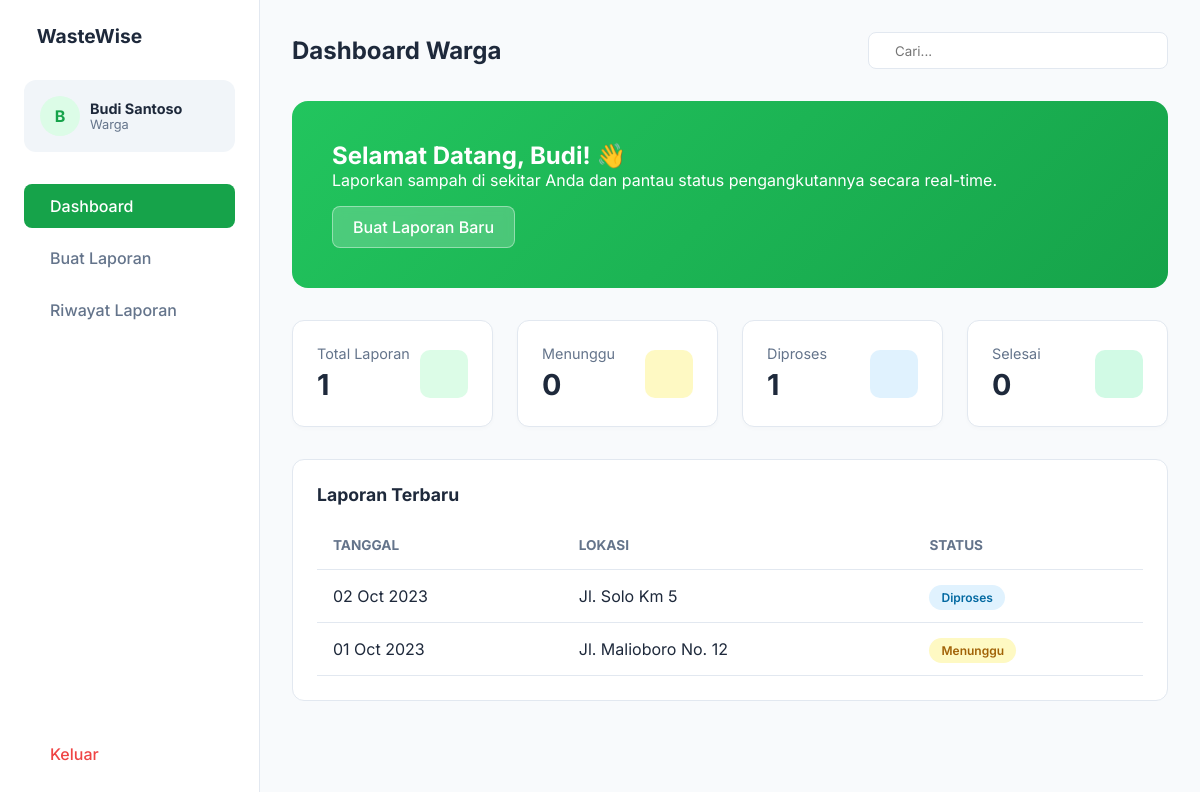
The page /warga.php (signed in) on the database its author committed.
### tables this page shows
CREATE TABLE `reports` (
  `id` int(11) NOT NULL,
  `user_id` int(11) NOT NULL,
  `category` varchar(50) NOT NULL DEFAULT 'Lainnya',
  `weight` decimal(10,2) DEFAULT 0.00,
  `location` varchar(255) NOT NULL,
  `latitude` varchar(50) DEFAULT NULL,
  `longitude` varchar(50) DEFAULT NULL,
  `description` text NOT NULL,
  `image` varchar(255) DEFAULT NULL,
  `status` enum('Menunggu','Diproses','Selesai') NOT NULL DEFAULT 'Menunggu',
  `created_at` timestamp NOT NULL DEFAULT current_timestamp()
);

### warga.php (the view, shortened to what this page needs)
<?php
require 'db.php';
$uid = $_SESSION['user_id'];
$full_name = $_SESSION['full_name'];
$stats = ['total' => 0, 'pending' => 0, 'process' => 0, 'done' => 0];
$count_query = mysqli_query($conn, "SELECT status, COUNT(*) as jumlah FROM reports WHERE user_id = '$uid' GROUP BY status");
while($row = mysqli_fetch_assoc($count_query)) {
    if($row['status'] == 'Pending') $stats['pending'] = $row['jumlah'];
    elseif($row['status'] == 'Diproses') $stats['process'] = $row['jumlah'];
    elseif($row['status'] == 'Selesai') $stats['done'] = $row['jumlah'];
}
$stats['total'] = $stats['pending'] + $stats['process'] + $stats['done'];
$page = isset($_GET['page']) ? $_GET['page'] : 'dashboard';
?>
<!DOCTYPE html>
<html lang="id">
<head>
    <link rel="stylesheet" href="https://unpkg.com/leaflet@1.9.4/dist/leaflet.css" />
</head>
<body>
    <aside class="sidebar">
        <a href="#" class="brand">
            <span>WasteWise</span>
        </a>
        <div class="user-profile">
            <div class="avatar"><?= strtoupper(substr($full_name, 0, 1)) ?></div>
            <div>
                <h4 style="font-size:0.9rem;"><?= htmlspecialchars($full_name) ?></h4>
                <p style="font-size:0.8rem; color:var(--text-gray);">Warga</p>
            </div>
        </div>
        <ul class="nav-menu">
            <li><a href="warga.php" class="nav-link <?= ($page=='dashboard')?'active':'' ?>"> Dashboard</a></li>
            <li><a href="?page=buat" class="nav-link <?= ($page=='buat')?'active':'' ?>"> Buat Laporan</a></li>
            <li><a href="?page=riwayat" class="nav-link <?= ($page=='riwayat')?'active':'' ?>"> Riwayat Laporan</a></li>
            <li class="logout-link"><a href="logout.php" class="nav-link" style="color:inherit;"> Keluar</a></li>
        </ul>
    </aside>
    <main class="main-content">
        <header class="top-header">
            <h2 class="page-title">
                <?php
                    if($page=='dashboard') echo 'Dashboard Warga';
                    elseif($page=='buat') echo 'Buat Laporan Baru';
                    elseif($page=='riwayat') echo 'Riwayat Laporan';
                ?>
            </h2>
            <div class="search-box">
                <input type="text" placeholder="Cari...">
            </div>
        </header>
        <?php if ($page == 'buat'): ?>
        <form method="POST" enctype="multipart/form-data">
            <div class="report-grid">
                <div class="left-col">
                    <div class="card-form">
                        <div class="card-header">
                            <h3><i class="ph-bold ph-map-pin" style="color:var(--primary);"></i> Lokasi Sampah</h3>
                            <button type="button" class="btn-gps" onclick="getLocation()"><i
                                    class="ph-bold ph-crosshair"></i> Gunakan GPS</button>
                        </div>
                        <div class="card-body">
                            <div id="map"></div>
                            <input type="hidden" name="latitude" id="lat">
                            <input type="hidden" name="longitude" id="lng">
                            <label style="font-weight:600; font-size:0.9rem;">Alamat Terdeteksi</label>
                            <input type="text" name="location_text" id="location_text" class="form-control"
                                placeholder="Klik peta..." readonly required
                                style="background:#f9f9f9; margin-top:5px;">
                            <div style="display: flex; gap: 15px;">
                                <div style="flex: 1;">
                                    <label style="font-weight:600; font-size:0.9rem;">Jenis Sampah</label>
                                    <select name="category" class="form-control" style="margin-top:5px;">
                                        <option value="Organik">🌿 Organik</option>
                                        <option value="Anorganik">♻️ Anorganik</option>
                                        <option value="B3">☣️ B3</option>
                                        <option value="Lainnya">🗑️ Lainnya</option>
                                    </select>
                                </div>
                                <div style="flex: 1;">
                                    <label style="font-weight:600; font-size:0.9rem;">Berat Perkiraan (Kg)</label>
                                    <input type="number" name="weight" class="form-control" placeholder="0.0" step="0.1"
                                        min="0" required style="margin-top:5px;">
                                </div>
                            </div>
                            <label style="font-weight:600; font-size:0.9rem;">Deskripsi</label>
                            <textarea name="description" class="form-control" rows="3" placeholder="Kondisi sampah..."
                                required style="margin-top:5px;"></textarea>
                        </div>
                    </div>
                </div>
                <div class="right-col">
                    <div class="card-form">
                        <div class="card-header">
                            <h3><i class="ph-bold ph-camera"></i> Foto Bukti</h3>
                        </div>
                        <div class="card-body">
                            <div class="upload-area">
                                <input type="file" name="foto" class="file-input" accept="image/*"
                                    onchange="previewImage(this)"
                                    style="position:absolute; width:100%; height:100%; top:0; left:0; opacity:0; cursor:pointer;">
                                <div id="upload-placeholder">
                                    <i class="ph-bold ph-image" style="font-size:2rem; color:#cbd5e1;"></i>
                                    <p style="font-size:0.85rem; color:var(--text-gray);">Klik untuk upload</p>
                                </div>
                                <img id="image-preview" style="width:100%; border-radius:8px; display:none;">
                            </div>
                            <button type="submit" name="submit_laporan" class="btn-submit">Kirim Laporan</button>
                        </div>
                    </div>
                </div>
            </div>
        </form>
        <?php else: ?>
        <div class="welcome-banner">
            <div class="welcome-text">
                <h2>Selamat Datang, <?= htmlspecialchars(explode(' ', $full_name)[0]) ?>! 👋</h2>
                <p>Laporkan sampah di sekitar Anda dan pantau status pengangkutannya secara real-time.</p>
                <a href="?page=buat" class="btn-banner"><i class="ph-bold ph-plus"></i> Buat Laporan Baru</a>
            </div>
        </div>
        <div class="stats-grid">
            <div class="stat-card">
                <div class="stat-info">
                    <p>Total Laporan</p>
                    <h3><?= $stats['total'] ?></h3>
                </div>
                <div class="stat-icon icon-total"><i class="ph-fill ph-file-text"></i></div>
            </div>
            <div class="stat-card">
                <div class="stat-info">
                    <p>Menunggu</p>
                    <h3><?= $stats['pending'] ?></h3>
                </div>
                <div class="stat-icon icon-wait"><i class="ph-fill ph-clock"></i></div>
            </div>
            <div class="stat-card">
                <div class="stat-info">
                    <p>Diproses</p>
                    <h3><?= $stats['process'] ?></h3>
                </div>
                <div class="stat-icon icon-process"><i class="ph-fill ph-truck"></i></div>
            </div>
            <div class="stat-card">
                <div class="stat-info">
                    <p>Selesai</p>
                    <h3><?= $stats['done'] ?></h3>
                </div>
                <div class="stat-icon icon-done"><i class="ph-fill ph-check-circle"></i></div>
            </div>
        </div>
        <div class="table-container">
            <h3 style="margin-bottom: 1rem; font-size: 1.1rem;">Laporan Terbaru</h3>
            <table>
                <thead>
                    <tr>
                        <th>Tanggal</th>
                        <th>Lokasi</th>
                        <th>Status</th>
                    </tr>
                </thead>
                <tbody>
                    <?php
                        $query_recent = mysqli_query($conn, "SELECT * FROM reports WHERE user_id = '$uid' ORDER BY created_at DESC LIMIT 5");
                        if(mysqli_num_rows($query_recent) > 0):
                            while($r = mysqli_fetch_assoc($query_recent)):
                        ?>
                    <tr>
                        <td><?= date('d M Y', strtotime($r['created_at'])) ?></td>
                        <td><?= htmlspecialchars($r['location']) ?></td>
                        <td>
                            <?php
                                    $s = $r['status'];
                                    $badge = 'bg-pending';
                                    if($s == 'Diproses') $badge = 'bg-process';
                                ?>
                            <span class="badge <?= $badge ?>"><?= $s ?></span>
                        </td>
                    </tr>
                    <?php endwhile; else: ?>
                    <tr>
                        <td colspan="3" style="text-align:center; color:var(--text-gray);">Belum ada laporan.</td>
                    </tr>
                    <?php endif; ?>
                </tbody>
            </table>
        </div>
        <?php endif; ?>
    </main>
</body>
</html>

### warga.php (style rules this page uses)
* { margin: 0; padding: 0; box-sizing: border-box; font-family: 'Inter', sans-serif; }
:root { --primary: #16a34a; --primary-light: #dcfce7; --text-dark: #1e293b; --text-gray: #64748b; --bg-body: #f8fafc; --white: #ffffff; --border: #e2e8f0; }
body { background: var(--bg-body); display: flex; min-height: 100vh; color: var(--text-dark); overflow-x: hidden; }
.sidebar { width: 260px; background: var(--white); border-right: 1px solid var(--border); display: flex; flex-direction: column; padding: 1.5rem; position: fixed; height: 100vh; z-index: 1000; }
.brand { display: flex; align-items: center; gap: 0.8rem; margin-bottom: 2rem; text-decoration: none; color: var(--text-dark); }
.brand span { font-size: 1.2rem; font-weight: 700; }
.user-profile { display: flex; align-items: center; gap: 10px; padding: 1rem; background: #f1f5f9; border-radius: 12px; margin-bottom: 2rem; }
.avatar { width: 40px; height: 40px; background: var(--primary-light); color: var(--primary); border-radius: 50%; display: flex; align-items: center; justify-content: center; font-weight: bold; }
.nav-menu { list-style: none; display: flex; flex-direction: column; gap: 0.5rem; flex-grow: 1; }
.nav-link { display: flex; align-items: center; gap: 10px; padding: 12px 16px; color: var(--text-gray); text-decoration: none; border-radius: 8px; font-weight: 500; transition: 0.2s; }
.nav-link:hover, .nav-link.active { background: var(--primary); color: var(--white); }
.logout-link { color: #ef4444; margin-top: auto; }
.main-content { margin-left: 260px; flex-grow: 1; padding: 2rem; width: calc(100% - 260px); }
.top-header { display: flex; justify-content: space-between; align-items: center; margin-bottom: 2rem; }
.page-title { font-size: 1.5rem; font-weight: 700; }
.search-box { background: var(--white); padding: 0.6rem 1rem; border-radius: 8px; border: 1px solid var(--border); display: flex; align-items: center; gap: 10px; width: 300px; }
.search-box input { border: none; outline: none; width: 100%; }
.welcome-banner { background: linear-gradient(135deg, #22c55e, #16a34a); color: white; padding: 2.5rem; border-radius: 16px; margin-bottom: 2rem; }
.btn-banner { display: inline-block; background: rgba(255, 255, 255, 0.2); color: white; padding: 10px 20px; border-radius: 8px; text-decoration: none; margin-top: 1rem; backdrop-filter: blur(5px); border: 1px solid rgba(255, 255, 255, 0.4); font-weight: 500; }
.stats-grid { display: grid; grid-template-columns: repeat(4, 1fr); gap: 1.5rem; margin-bottom: 2rem; }
.stat-card { background: var(--white); padding: 1.5rem; border-radius: 12px; display: flex; justify-content: space-between; align-items: center; border: 1px solid var(--border); box-shadow: 0 2px 4px rgba(0, 0, 0, 0.02); }
.stat-info p { color: var(--text-gray); font-size: 0.9rem; margin-bottom: 5px; }
.stat-info h3 { font-size: 1.8rem; font-weight: 700; }
.stat-icon { width: 48px; height: 48px; border-radius: 10px; display: flex; align-items: center; justify-content: center; font-size: 1.5rem; }
.icon-total { background: #dcfce7; color: #16a34a; }
.icon-wait { background: #fef9c3; color: #ca8a04; }
.icon-process { background: #e0f2fe; color: #0284c7; }
.icon-done { background: #d1fae5; color: #059669; }
.table-container { background: var(--white); border-radius: 12px; padding: 1.5rem; border: 1px solid var(--border); }
table { width: 100%; border-collapse: collapse; margin-top: 0.5rem; }
th, td { padding: 1rem; text-align: left; border-bottom: 1px solid var(--border); }
th { color: var(--text-gray); font-size: 0.85rem; text-transform: uppercase; }
.badge { padding: 5px 12px; border-radius: 20px; font-size: 0.75rem; font-weight: 600; }
.bg-pending { background: #fef9c3; color: #a16207; }
.bg-process { background: #e0f2fe; color: #0369a1; }

### rows shown on the page
reports: created_at "02 Oct 2023", location "Jl. Solo Km 5", status "Diproses"
reports: created_at "01 Oct 2023", location "Jl. Malioboro No. 12", status "Menunggu"

### other values the page prints
substr($full_name, 0, 1) "B"
$full_name "Budi Santoso"
explode(' ', $full_name)[0] "Budi"
$stats['total'] "1"
$stats['pending'] "0"
$stats['process'] "1"
$stats['done'] "0"
